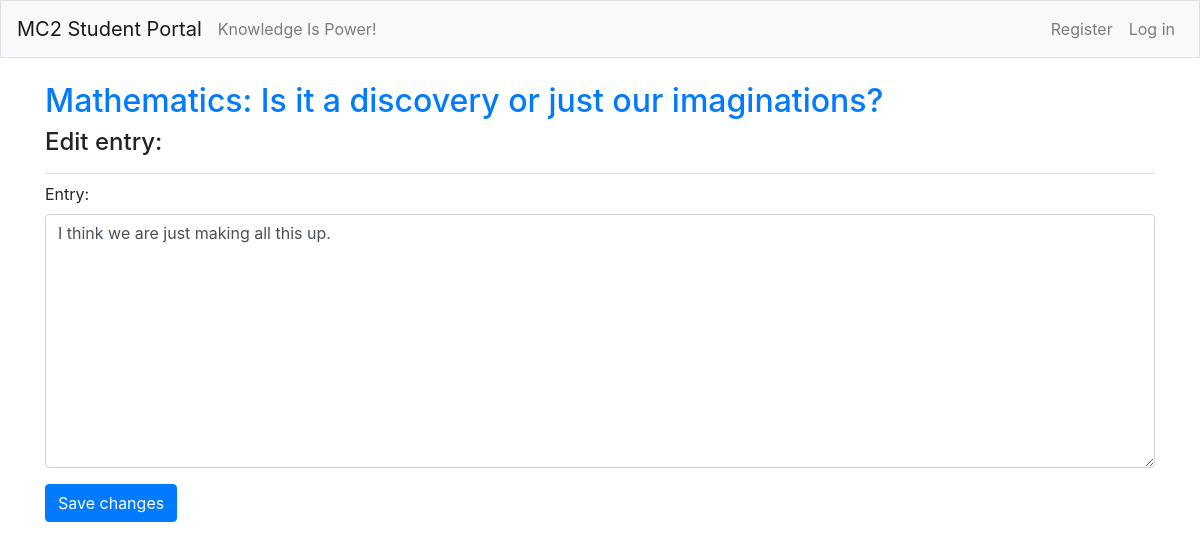
Page /edit_entry/2/ (signed in) on the committed database.
### student_portals/models.py (models this page shows, shortened)
class Topic(models.Model):
	text = models.CharField(max_length=200) # Set the number maximum of words to 200
	date_added = models.DateTimeField(auto_now_add=True)
	owner = models.ForeignKey(Student, on_delete=models.CASCADE)
	def __str__(self):
	 	return self.text

class Entry(models.Model):
	topic = models.ForeignKey(Topic, on_delete=models.CASCADE)
	text = models.TextField() # Has no limit to the number of words
	date_added = models.DateTimeField(auto_now_add=True)
	class Meta:
		verbose_name_plural = 'entries'

### student_portals/views.py (the view)
# urls.py: path('edit_entry/<int:entry_id>/', views.edit_entry, name='edit_entry'),
@login_required
def edit_entry(request, entry_id):
	entry = Entry.objects.get(id=entry_id)
	topic = entry.topic
	check_topic_owner(topic, request)
	if request.method != 'POST':
		form = EntryForm(instance=entry)
	else:
		form = EntryForm(instance=entry, data=request.POST)
		if form.is_valid():
			form.save()
			return redirect('student_portals:topic', topic_id=topic.id)
	context = {'entry': entry, 'topic': topic, 'form': form}
	return render(request, 'student_portals/edit_entry.html', context)

### student_portals/forms.py
class EntryForm(forms.ModelForm):
	class Meta:
		model = Entry
		fields = ['text']
		labels = {'text': 'Entry:'}
		widgets = {'text': forms.Textarea(attrs={'cols': 80})}

### student_portals/views.py (called while the page is built)
def check_topic_owner(topic, request):
	if topic.owner != request.user:
		raise Http404

### student_portals/templates/student_portals/edit_entry.html (shortened to what this page needs)
{% extends "student_portals/base.html" %}
{% load bootstrap4 %}
{% block page_header %}
    <h2><a href="{% url 'student_portals:topic' topic.id %}">{{ topic }}</a></h2>
  <h4>Edit entry:</h4>
{% endblock page_header %}
{% block content %}
  <form action="{% url 'student_portals:edit_entry' entry.id %}" method="post">
  	{% bootstrap_form form %}
  	{% buttons %}
  	<button name="submit" class="btn btn-primary">Save changes</button>
  	{% endbuttons %}
  </form>
{% endblock content %}

### rows in the picture
Topic: text "Mathematics: Is it a discovery or just our imaginations?"
Entry: text "I think we are just making all this up."
